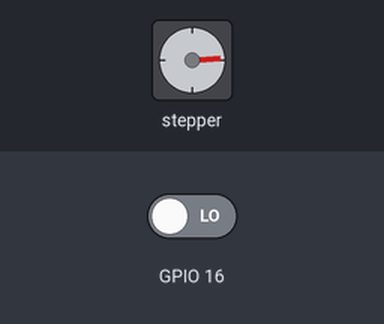
A program run on a simulated Raspberry Pi (BCM pin numbers). Parts: stepper motor. Inputs (shaded band) come from the test bench; at power-on: GPIO 16 LOW. The stepper is drawn at 2048 steps a turn.

Above: at 1.2 s.
1.3 s: GPIO 16 driven HIGH
At 2.0 s:
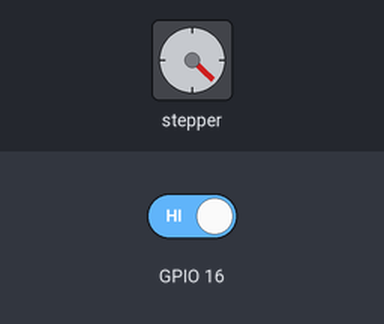
2.9 s: GPIO 16 driven LOW
At 3.36 s:
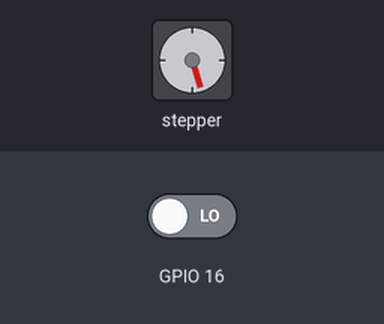
At 3.96 s:
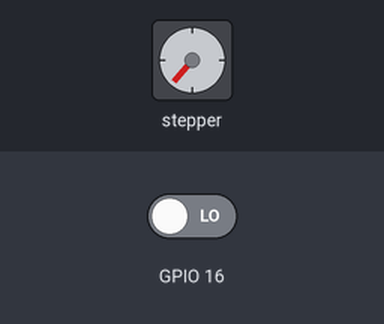
Timing chart, 0 to 17.9 s (numbered marks = the images above; inputs shaded):
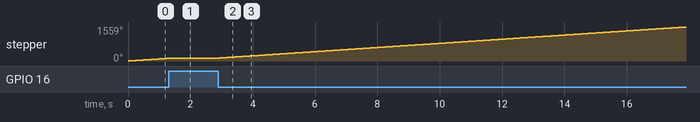

The program:

stepmotortest.py
```python
from gpiozero import OutputDevice
import gpiod
from time import sleep

# Pin Definitions
IN1 = OutputDevice(14)
IN2 = OutputDevice(15)
IN3 = OutputDevice(18)
IN4 = OutputDevice(23)
BUTTON_PIN_R = 16

chip = gpiod.Chip('gpiochip4')

button_line = chip.get_line(BUTTON_PIN_R)
button_line.request(consumer="Button", type=gpiod.LINE_REQ_DIR_IN)

# Define step sequence for the motor
step_sequence = [
    [1, 0, 0, 0],
    [1, 1, 0, 0],
    [0, 1, 0, 0],
    [0, 1, 1, 0],
    [0, 0, 1, 0],
    [0, 0, 1, 1],
    [0, 0, 0, 1],
    [1, 0, 0, 1]
]

def set_step(w1, w2, w3, w4):
    IN1.value = w1
    IN2.value = w2
    IN3.value = w3
    IN4.value = w4

def step_motor(steps, direction=1, delay=0.0009):
    for _ in range(steps):
        for step in (step_sequence if direction > 0 else reversed(step_sequence)):
            set_step(*step)
            sleep(delay)
steps = 0
while True:
    button_state = button_line.get_value()
    #print(button_state)
    #sleep(0.1)
    if button_state == 0:
        steps=steps + 1
        step_motor(steps, 1)
    else:
        steps = 0

"""
try:
    while True:
        steps = int(input("Enter number of steps (e.g., 2048 for one full revolution): "))
        direction = int(input("Enter direction (1 for forward, -1 for backward): "))
        step_motor(steps, direction)
except KeyboardInterrupt:
    print("Program stopped by user")
"""
```

Measured:
- after the input at 1.3 s, stepper: goes on until 1.4 s, then stays 134°
- after the input at 2.9 s, stepper: keeps turning clockwise at about 95°/s, starting at once
- by itself, stepper: keeps turning clockwise at about 97°/s
